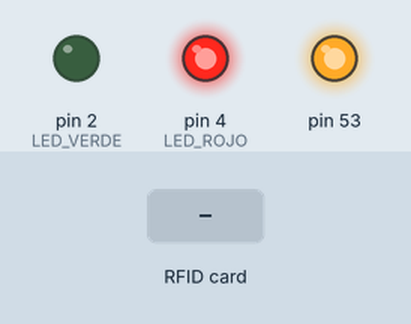
This sketch was run on a simulated Arduino Mega 2560, built with avr-gcc and run on an emulated ATmega2560. On the bench: output pins drawn as LEDs (lit = HIGH). The test bench sets the inputs (shaded band). What the sketch prints to the serial monitor is not drawn.

Above: at 1.2 s.
1.3 s: RFID card 12 87 10 05 held to the reader
At 2.5 s:
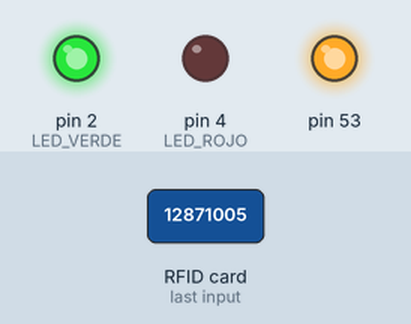
2.8 s: RFID card 5E 7A 19 C4 held to the reader
At 4.1 s:
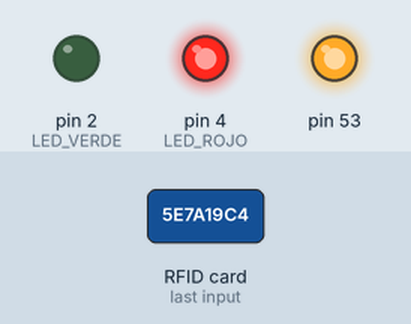
Timing chart, 0 to 5.8 s (numbered marks = the images above; inputs shaded):
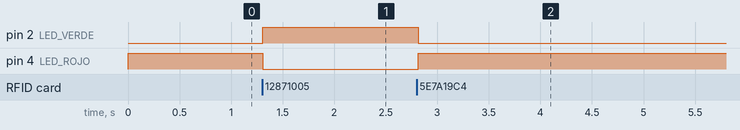

Measured:
- after the input at 1.3 s, pin 2 (LED_VERDE): LOW → HIGH at once; pin 4 (LED_ROJO): HIGH → LOW at once
- after the input at 2.8 s, pin 2 (LED_VERDE): HIGH → LOW at once; pin 4 (LED_ROJO): LOW → HIGH at once

The sketch:

arduino.ino
```cpp
#include <SPI.h>
#include <MFRC522.h>

// ===== Pines =====
#define LED_VERDE 2   // P2 → LED verde con 220Ω al ánodo, cátodo a GND
#define LED_ROJO  4   // P4 → LED rojo  con 220Ω al ánodo, cátodo a GND

// RC522 (SPI)
#define SS_PIN    5   // SDA
#define RST_PIN  22
MFRC522 mfrc522(SS_PIN, RST_PIN);

// ===== Lista de UIDs autorizados =====
const char* authorized[] = {
  "12 87 10 05"  // Tu UID autorizado
};
const int N_AUTH = sizeof(authorized) / sizeof(authorized[0]);

// ===== Convierte UID a texto =====
String uidToString(MFRC522::Uid &uid) {
  String s = "";
  for (byte i = 0; i < uid.size; i++) {
    if (uid.uidByte[i] < 0x10) s += "0";
    s += String(uid.uidByte[i], HEX);
    if (i != uid.size - 1) s += " ";
  }
  s.toUpperCase();
  return s;
}

// ===== Verifica si el UID está autorizado =====
bool isAuthorized(const String& uid) {
  for (int i = 0; i < N_AUTH; i++) {
    if (uid.equalsIgnoreCase(authorized[i])) return true;
  }
  return false;
}

// ===== Control de LEDs =====
void setLeds(bool verde, bool rojo) {
  digitalWrite(LED_VERDE, verde ? HIGH : LOW);
  digitalWrite(LED_ROJO, rojo ? HIGH : LOW);
}

// ===== Setup =====
void setup() {
  Serial.begin(115200);

  pinMode(LED_VERDE, OUTPUT);
  pinMode(LED_ROJO, OUTPUT);
  setLeds(false, true); // Empieza con rojo encendido

  SPI.begin();
  mfrc522.PCD_Init();
  Serial.println("Listo. Pase una tarjeta...");
}

// ===== Loop principal =====
void loop() {
  if (!mfrc522.PICC_IsNewCardPresent()) return;
  if (!mfrc522.PICC_ReadCardSerial())   return;

  String uid = uidToString(mfrc522.uid);
  Serial.print("UID: "); Serial.println(uid);

  if (isAuthorized(uid)) {
    Serial.print("✅ Aprobado: "); Serial.println(uid);
    setLeds(true, false);  // Verde ON
  } else {
    Serial.print("❌ Denegado: "); Serial.println(uid);
    setLeds(false, true);  // Rojo ON
  }

  mfrc522.PICC_HaltA(); // Detiene lectura
}
```
